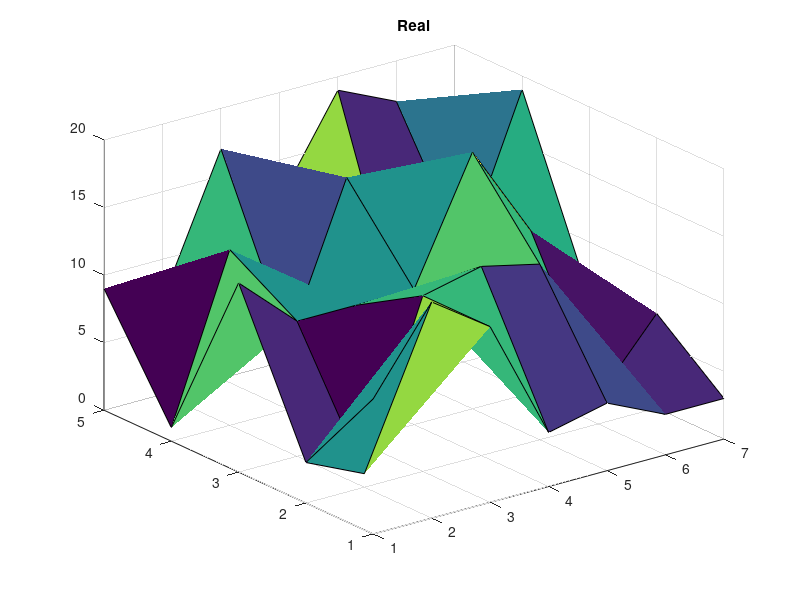

Write MATLAB code to recreate this figure. (Note: this script raises an error after producing the figure.)
ng = [5 7];
z = round(20*rand(ng)+0.5);
im = zeros(30,100,70);
for i = 1:length(ng)
  xc{i} = round(linspace(1,size(im,1+i),ng(i)));
  xi{i} = 1:size(im,1+i);
end
Xc = cell(1,length(ng));
[Xc{:}] = ndgrid(xc{:});
Xi = cell(1,length(ng));
[Xi{:}] = ndgrid(xi{:});
zi = round(interpn(Xc{:},z,Xi{:}));
for i = 1:numel(zi)
  im(1:zi(i),i) = 1;
end

% Show the boundary
figure; surf(z); title('Real')
z0 = tissueboundary_initialize(im,0.5,[20 10]);
% How well are we doing so far?
figure; surf(z0); title('Initial guess')
figure; scatter(z(:),z0(:)); axis equal; title('Compare real vs. initial guess')
% Now try to improve
figure
p.height2intens = 0.5; imsz = size(im); p.gridsep = imsz(2:end)./ng; p.plot = true; p.maxiter = 1000;
p.z0 = z0;
[ztb,zitb] = tissueboundary(im,p);
title('Improved')
figure; scatter(z(:),ztb(:)); axis equal; title('Compare real vs. improved')
% Improve again
p.z0 = ztb;
figure
[ztb,zitb] = tissueboundary(im,p);
title('Improved2')
figure; scatter(z(:),ztb(:)); axis equal; title('Compare real vs. improved2')

